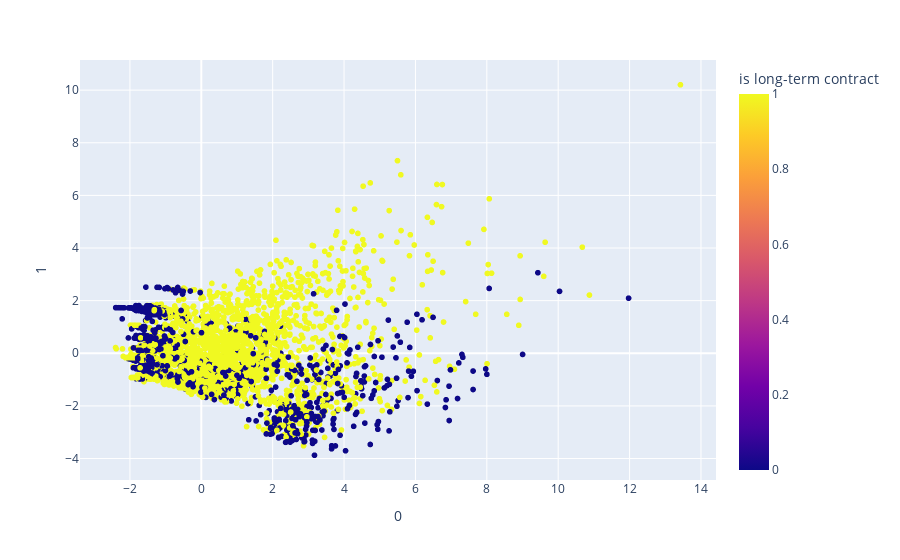

The code cell stored with this chart in its notebook:
### Code cell
import plotly.express as px
from plotly.subplots import make_subplots
px.scatter(data_frame=X2, x=0, y=1, color="is long-term contract",
           color_discrete_map={0: 'purple', 1: 'cyan'}).show()

### Figure 1 — Plotly figure (JSON) as saved in the notebook; plotly's stock layout.template omitted (floating-point values rounded to 4 significant figures; data arrays with more than 128 entries replaced by an {"elided": "..."} marker saying what was removed)
{"data": [{"hovertemplate": "0=%{x}<br>1=%{y}<br>is long-term contract=%{marker.color}<extra></extra>", "legendgroup": "", "marker": {"color": {"elided": "4807 int values"}, "coloraxis": "coloraxis", "symbol": "circle"}, "mode": "markers", "name": "", "showlegend": false, "type": "scattergl", "x": {"elided": "4807 float values"}, "xaxis": "x", "y": {"elided": "4807 float values"}, "yaxis": "y"}], "layout": {"coloraxis": {"colorbar": {"title": {"text": "is long-term contract"}}, "colorscale": [[0, "#0d0887"], [0.1111, "#46039f"], [0.2222, "#7201a8"], [0.3333, "#9c179e"], [0.4444, "#bd3786"], [0.5556, "#d8576b"], [0.6667, "#ed7953"], [0.7778, "#fb9f3a"], [0.8889, "#fdca26"], [1, "#f0f921"]]}, "legend": {"tracegroupgap": 0}, "margin": {"t": 60}, "xaxis": {"anchor": "y", "domain": [0, 1], "title": {"text": "0"}}, "yaxis": {"anchor": "x", "domain": [0, 1], "title": {"text": "1"}}}}
